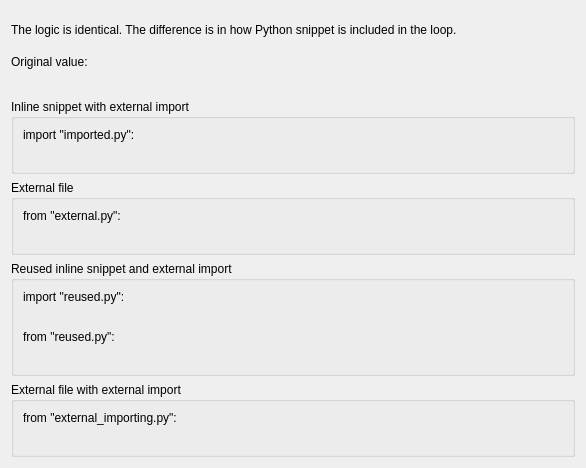
<?xml version="1.0" encoding="UTF-8"?>
<ui version="4.0">
 <class>Form</class>
 <widget class="QWidget" name="Form">
  <property name="geometry">
   <rect>
    <x>0</x>
    <y>0</y>
    <width>586</width>
    <height>468</height>
   </rect>
  </property>
  <property name="windowTitle">
   <string>Form</string>
  </property>
  <layout class="QVBoxLayout" name="verticalLayout">
   <item>
    <widget class="QLabel" name="label">
     <property name="text">
      <string>The logic is identical. The difference is in how Python snippet is included in the loop.</string>
     </property>
    </widget>
   </item>
   <item>
    <layout class="QFormLayout" name="formLayout">
     <item row="0" column="0">
      <widget class="QLabel" name="label_9">
       <property name="text">
        <string>Original value:</string>
       </property>
      </widget>
     </item>
     <item row="0" column="1">
      <widget class="CLabel" name="CLabel_8">
       <property name="channel" stdset="0">
        <string notr="true">DemoDevice/Acquisition#Demo</string>
       </property>
      </widget>
     </item>
    </layout>
   </item>
   <item>
    <layout class="QVBoxLayout" name="verticalLayout_2">
     <item>
      <widget class="QGroupBox" name="groupBox_3">
       <property name="title">
        <string>Inline snippet with external import</string>
       </property>
       <layout class="QVBoxLayout" name="verticalLayout_3">
        <item>
         <widget class="QLabel" name="label_4">
          <property name="text">
           <string>import &quot;imported.py&quot;:</string>
          </property>
         </widget>
        </item>
        <item>
         <widget class="CLabel" name="CLabel_3">
          <property name="channel" stdset="0">
           <string notr="true">DemoDevice/Acquisition#Demo</string>
          </property>
          <property name="valueTransformation">
           <string notr="true">from imported import decorate
output(decorate(new_val))</string>
          </property>
         </widget>
        </item>
       </layout>
      </widget>
     </item>
     <item>
      <widget class="QGroupBox" name="groupBox">
       <property name="sizePolicy">
        <sizepolicy hsizetype="Preferred" vsizetype="Minimum">
         <horstretch>0</horstretch>
         <verstretch>0</verstretch>
        </sizepolicy>
       </property>
       <property name="title">
        <string>External file</string>
       </property>
       <layout class="QVBoxLayout" name="verticalLayout_5">
        <item>
         <widget class="QLabel" name="label_3">
          <property name="text">
           <string>from &quot;external.py&quot;:</string>
          </property>
         </widget>
        </item>
        <item>
         <widget class="CLabel" name="CLabel">
          <property name="channel" stdset="0">
           <string notr="true">DemoDevice/Acquisition#Demo</string>
          </property>
          <property name="snippetFilename" stdset="0">
           <string>external.py</string>
          </property>
         </widget>
        </item>
       </layout>
      </widget>
     </item>
     <item>
      <widget class="QGroupBox" name="groupBox_4">
       <property name="title">
        <string>Reused inline snippet and external import</string>
       </property>
       <layout class="QVBoxLayout" name="verticalLayout_6">
        <item>
         <widget class="QLabel" name="label_2">
          <property name="text">
           <string>import &quot;reused.py&quot;:</string>
          </property>
         </widget>
        </item>
        <item>
         <widget class="CLabel" name="CLabel_2">
          <property name="channel" stdset="0">
           <string notr="true">DemoDevice/Acquisition#Demo</string>
          </property>
          <property name="valueTransformation">
           <string notr="true">from reused import decorate
output(decorate(new_val))</string>
          </property>
         </widget>
        </item>
        <item>
         <widget class="QLabel" name="label_8">
          <property name="text">
           <string>from &quot;reused.py&quot;:</string>
          </property>
         </widget>
        </item>
        <item>
         <widget class="CLabel" name="CLabel_7">
          <property name="channel" stdset="0">
           <string notr="true">DemoDevice/Acquisition#Demo</string>
          </property>
          <property name="snippetFilename" stdset="0">
           <string>reused.py</string>
          </property>
         </widget>
        </item>
       </layout>
      </widget>
     </item>
     <item>
      <widget class="QGroupBox" name="groupBox_2">
       <property name="title">
        <string>External file with external import</string>
       </property>
       <layout class="QVBoxLayout" name="verticalLayout_4">
        <item>
         <widget class="QLabel" name="label_6">
          <property name="text">
           <string>from &quot;external_importing.py&quot;:</string>
          </property>
          <property name="wordWrap">
           <bool>true</bool>
          </property>
         </widget>
        </item>
        <item>
         <widget class="CLabel" name="CLabel_5">
          <property name="channel" stdset="0">
           <string notr="true">DemoDevice/Acquisition#Demo</string>
          </property>
          <property name="snippetFilename" stdset="0">
           <string>external_importing.py</string>
          </property>
         </widget>
        </item>
       </layout>
      </widget>
     </item>
    </layout>
   </item>
  </layout>
 </widget>
 <customwidgets>
  <customwidget>
   <class>PyDMLabel</class>
   <extends>QLabel</extends>
   <header>pydm.widgets.label</header>
  </customwidget>
  <customwidget>
   <class>CLabel</class>
   <extends>PyDMLabel</extends>
   <header>comrad.widgets.indicators</header>
  </customwidget>
 </customwidgets>
 <resources/>
 <connections/>
</ui>
